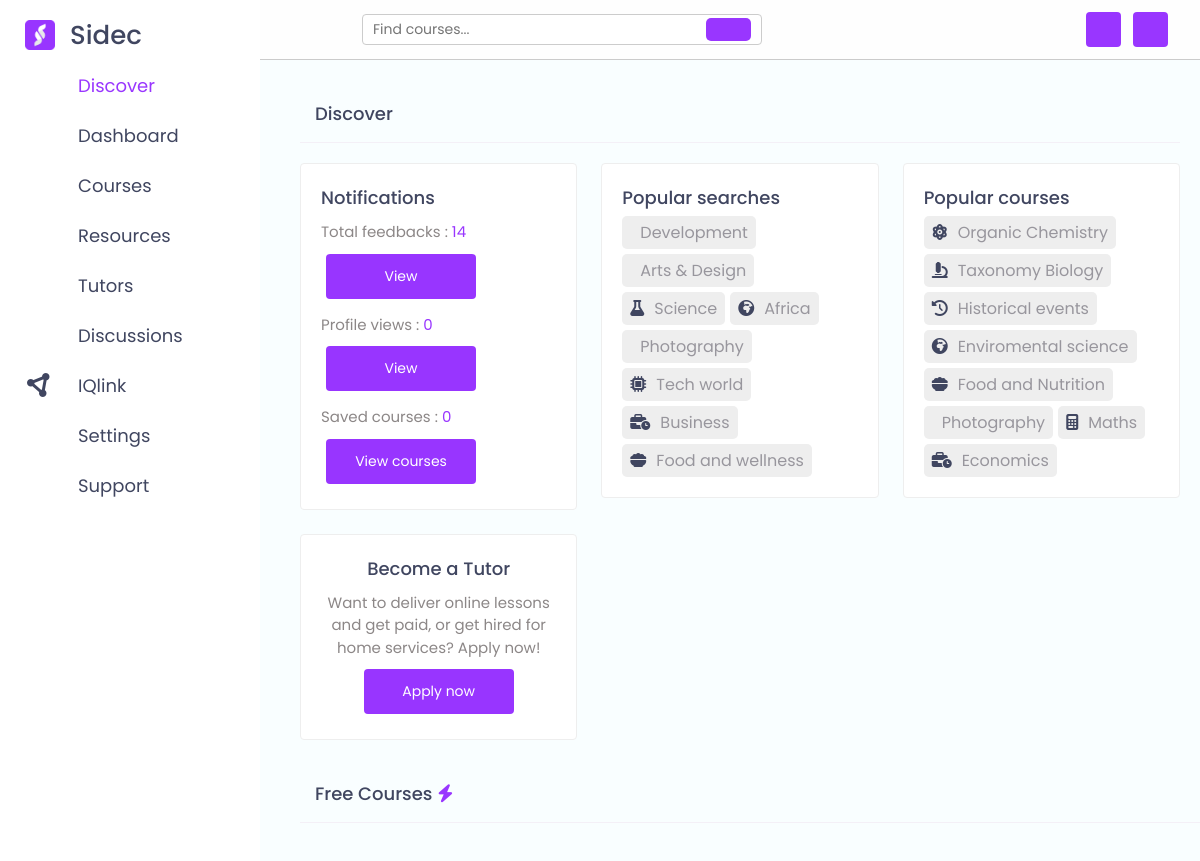
Page / (signed in, upper part) on the earlier database version.
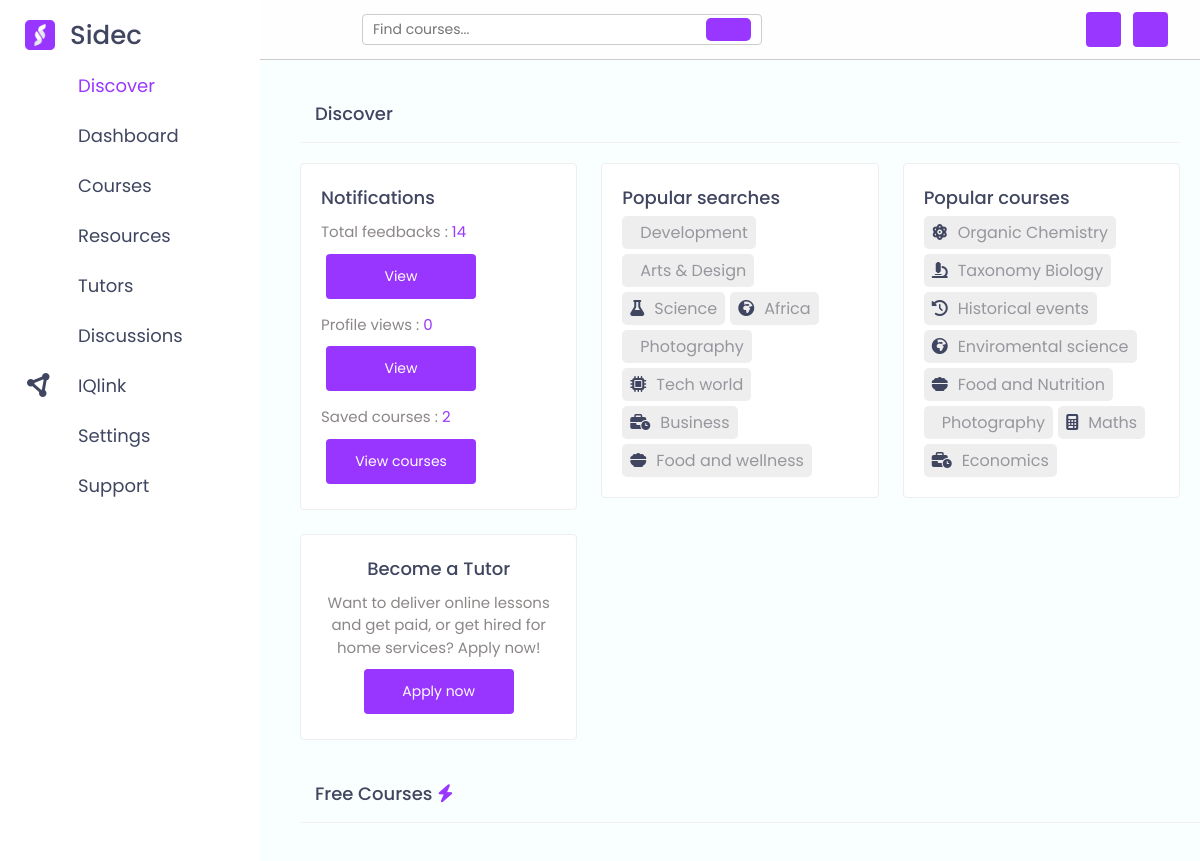
Same page on the later database version.
### base/models.py (models this page shows)
class Student(models.Model):
    user = models.OneToOneField(User, on_delete=models.CASCADE)
    profile_pic = models.ImageField(upload_to="profile_pics", default="profile_pics/Default_pfp.svg") # Should also change this to imagefield
    profile_views = models.IntegerField(validators=[MaxValueValidator(100)], default=0)
    level = models.CharField(max_length=100, choices=Level.choices)
    country = models.CharField(max_length=100, choices=Country.choices)
    bio = models.TextField(blank=True, null=True)
    preferred_name = models.CharField(max_length=20, blank=True, null=True)
    birthday = models.DateField(blank=True, null=True)
    enrolled_courses = models.ManyToManyField('Course', related_name='enrolled_students')
    saved_courses = models.ManyToManyField('Course', related_name='saved_students')
    created_at = models.DateField(auto_now_add=True)
    socials = models.OneToOneField('Socials', on_delete=models.CASCADE, blank=True, null=True)
    def __str__(self):
        return self.user.first_name

### base/views.py (the view)
# urls.py: path('', views.index, name='home'),
def index(request):
    if request.user.is_authenticated:
        student = Student.objects.get(user=request.user)
        courses = Course.objects.select_related('course_tutor').filter(price=0)
        print(courses)
        context = {"student": student, 'courses': courses}
        return render(request, 'main_pages/discover.html', context)
    else:
        return render(request, 'getstarted.html')

### base/models.py (called while the page is built)
    def __str__(self) -> str:
        if self.user.is_superuser:
            return "Admin"
        return self.user.first_name + " " + self.user.last_name

    def __str__(self):
        return self.course_name

### templates/main_pages/discover.html (shortened to what the changed rows need)
{% load static %}
<!DOCTYPE html>
<html lang="en">
  <head>
    <link rel="stylesheet" href="{% static 'css/style.css' %}" />
    <link
      rel="stylesheet"
      href="https://cdnjs.cloudflare.com/ajax/libs/font-awesome/6.5.1/css/all.min.css"
    />
    <link
      rel="stylesheet"
      href="https://cdnjs.cloudflare.com/ajax/libs/remixicon/3.6.0/remixicon.css"
    />
  </head>
  <body>
    <section class="home-section header">
      <div id="quick-select">
        <h1 class="heading">Discover</h1>
        <div class="box-container">
          <div class="box">
            <p>Profile views : <span>{{student.profile_views}}</span></p>
            <p>Saved courses : <span>{{ student.saved_courses.count }}</span></p>
          </div>
        </div>
      </div>
      <div id="courses">
        <h1 class="heading hd2">
          Free Courses<i class="fa-solid fa-bolt"></i>
        </h1>
      </div>
    </section>
  </body>
</html>

Differences in the rows shown:
changed Student: saved_courses.count "0" → "2"
